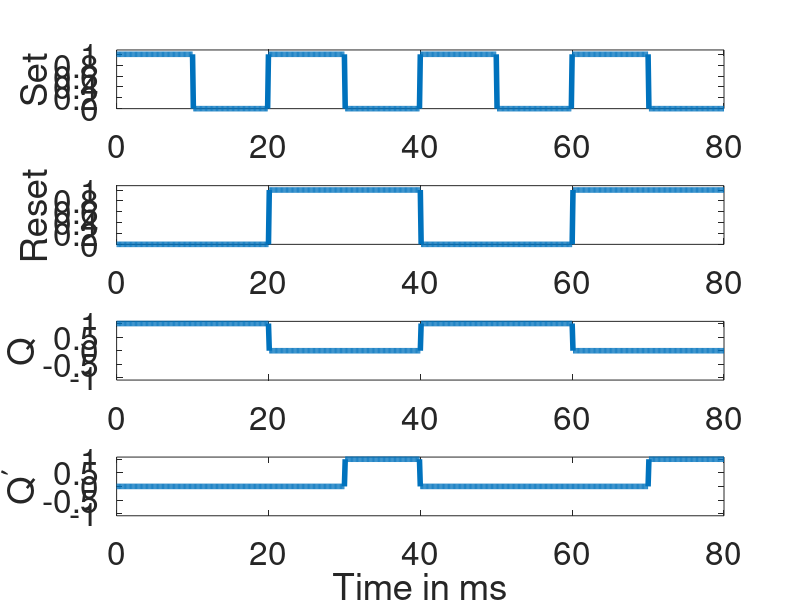

This chart was generated by the following MATLAB code:
clear all

%%%External Parameters%%%
T1 = 20;  %period of I1 and I4
T2 = 40;  %period of I2 and I3
Total = 80;  %Total time of clock
freq = 1/9;  %internal frequency
%%%%%%%%%%%%%%%%%%%%%%%%%
N = Total/freq;
t = 0:freq:Total;

%%%Initialization%%%
h1 = zeros(1,N+1);  %U1
h2 = h1;  %U2
%%%%%%%%%%%%%%%%%%%%

%%%Inputs%%%
I1 = h1;
I1(1:T1/(2*freq)+1) = 1;
I1(T1/freq+1:3*T1/(2*freq)+1) = 1;
I1(2*T1/freq+1:5*T1/(2*freq)+1) = 1;
I1(3*T1/freq+1:7*T1/(2*freq)+1) = 1;
I2 = h1;
I2(T2/(2*freq)+2:T2/freq+1) = 1;
I2(3*T2/(2*freq)+2:2*T2/freq+1) = 1 + 1e-9;
I3 = I2;
I4 = I1;
h1(1) = 0;
h2(1) = 1;
%%%%%%%%%%%%

for n = 1:N
    
    %%%RSFF Output calculations%%%
    
        h1(n+1) = (1-I1(n+1))*(1-h2(n));
        h2(n+1) = (1-I3(n+1))*(1-h1(n));
    
    %%%%%%%%%%%%%%%%%%%%%%%%%%%%%%%%%%%%%%%%%%%%%%%%%%%%%%%%%%%%%%%%%%%%%%
    
end

set(0,'defaultlinelinewidth',4)
set(0,'DefaultAxesFontSize',24)

subplot(4,1,1)
plot(t,I1)
axis([0 80 0 1.08]);
ylabel('Set')
subplot(4,1,2)
plot(t,I3)
axis([0 80 0 1.08]);
ylabel('Reset')
subplot(4,1,3)
plot(t,h2)
axis([0 80 -1.08 1.08]);
ylabel('Q')
subplot(4,1,4)
plot(t,h1)
axis([0 80 -1.08 1.08]);
ylabel('Q^{\prime}')
xlabel('Time in ms')